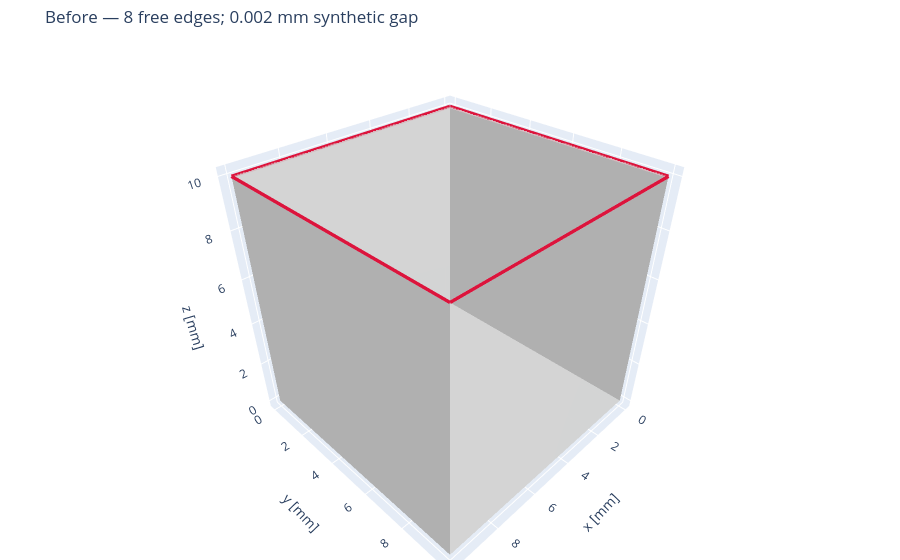

The code cell stored with this chart in its notebook:
### Code cell
before_figure = polygonal_audit_figure(
    original, before, title="Before — 8 free edges; 0.002 mm synthetic gap"
)
before_figure.show(renderer="plotly_mimetype")

### Figure 1 — Plotly figure (JSON) as saved in the notebook; plotly's stock layout.template omitted (floating-point values rounded to 4 significant figures)
{"data": [{"color": "lightgray", "flatshading": true, "i": [0, 0, 11, 11, 0, 0, 1, 1, 2, 2, 3, 3], "j": [3, 2, 10, 9, 1, 5, 2, 6, 3, 7, 0, 4], "k": [2, 1, 9, 8, 5, 4, 6, 5, 7, 6, 4, 7], "name": "Surface", "opacity": 0.85, "type": "mesh3d", "x": [0.0, 10.0, 10.0, 0.0, 0.0, 10.0, 10.0, 0.0, 0.0, 10.0, 10.0, 0.0], "y": [0.0, 0.0, 10.0, 10.0, 0.0, 0.0, 10.0, 10.0, 0.0, 0.0, 10.0, 10.0], "z": [0.0, 0.0, 0.0, 0.0, 10.0, 10.0, 10.0, 10.0, 10.0, 10.0, 10.0, 10.0]}, {"line": {"color": "crimson", "width": 7}, "mode": "lines", "name": "Flagged edges", "type": "scatter3d", "x": [10.0, 0.0, null, 10.0, 10.0, null, 0.0, 10.0, null, 0.0, 0.0, null, 0.0, 10.0, null, 10.0, 10.0, null, 10.0, 0.0, null, 0.0, 0.0, null], "y": [10.0, 10.0, null, 0.0, 10.0, null, 0.0, 0.0, null, 0.0, 10.0, null, 0.0, 0.0, null, 0.0, 10.0, null, 10.0, 10.0, null, 0.0, 10.0, null], "z": [10.0, 10.0, null, 10.0, 10.0, null, 10.0, 10.0, null, 10.0, 10.0, null, 10.0, 10.0, null, 10.0, 10.0, null, 10.0, 10.0, null, 10.0, 10.0, null]}], "layout": {"margin": {"b": 0, "l": 0, "r": 0, "t": 45}, "scene": {"aspectmode": "data", "xaxis": {"title": {"text": "x [mm]"}}, "yaxis": {"title": {"text": "y [mm]"}}, "zaxis": {"title": {"text": "z [mm]"}}}, "title": {"text": "Before — 8 free edges; 0.002 mm synthetic gap"}}}
